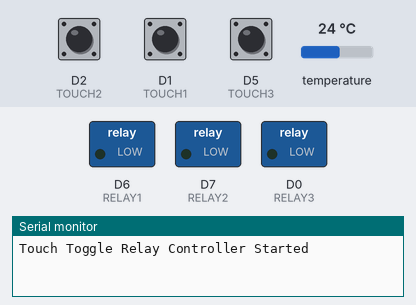
A sketch run on a simulated ESP8266 (NodeMCU). Parts: switched loads named in the sketch (green lamp = pin HIGH), the last lines printed to the serial monitor. Inputs (shaded band) come from the test bench; at power-on: D2 (TOUCH2) LOW, D1 (TOUCH1) LOW, D5 (TOUCH3) LOW, temperature 24 °C.

Above: at 1.2 s.
1.3 s: D2 (TOUCH2) pulled HIGH for 0.15 s
At 1.9 s:
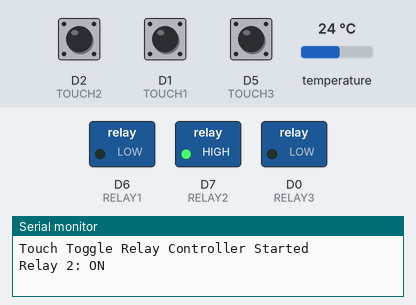
2.9 s: D1 (TOUCH1) pulled HIGH for 0.15 s
At 3.4 s:
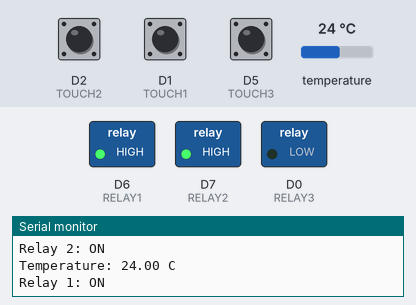
4.5 s: D2 (TOUCH2) pulled HIGH for 1 s
At 5.6 s:
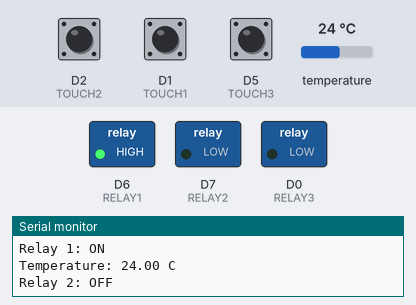
7.0 s: D5 (TOUCH3) pulled HIGH for 0.15 s
At 7.7 s:
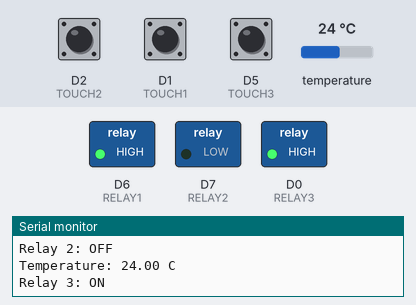
8.6 s: D1 (TOUCH1) pulled HIGH for 1 s
At 9.4 s:
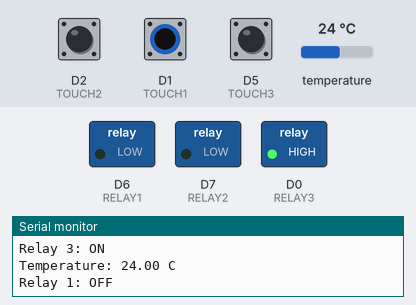
11.1 s: D2 (TOUCH2) pulled HIGH for 0.15 s
At 12.0 s:
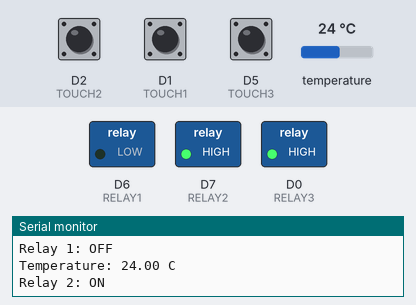
Timing chart, 0 to 13.7 s (numbered marks = the images above; inputs shaded):
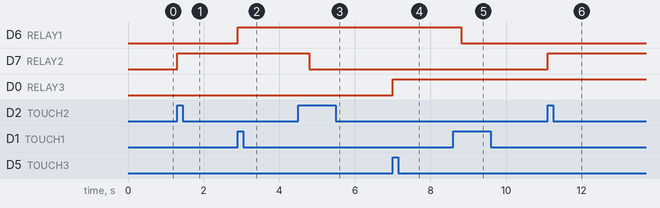

The sketch:

main.ino
```cpp
#include <OneWire.h>
#include <DallasTemperature.h>

// Touch Sensors
#define TOUCH1 D1   // GPIO5
#define TOUCH2 D2   // GPIO4
#define TOUCH3 D5   // GPIO14

// Relays
#define RELAY1 D6   // GPIO12
#define RELAY2 D7   // GPIO13
#define RELAY3 D0   // GPIO16

// Temperature Sensor (DS18B20)
#define TEMP_PIN D4 // GPIO2

OneWire oneWire(TEMP_PIN);
DallasTemperature sensors(&oneWire);

// Relay states
bool relayState1 = false;
bool relayState2 = false;
bool relayState3 = false;

// Previous touch states
bool lastTouch1 = LOW;
bool lastTouch2 = LOW;
bool lastTouch3 = LOW;

unsigned long lastTempRead = 0;

void setup()
{
    Serial.begin(115200);

    pinMode(TOUCH1, INPUT);
    pinMode(TOUCH2, INPUT);
    pinMode(TOUCH3, INPUT);

    pinMode(RELAY1, OUTPUT);
    pinMode(RELAY2, OUTPUT);
    pinMode(RELAY3, OUTPUT);

    digitalWrite(RELAY1, LOW);
    digitalWrite(RELAY2, LOW);
    digitalWrite(RELAY3, LOW);

    sensors.begin();

    Serial.println("Touch Toggle Relay Controller Started");
}

void loop()
{
    bool touch1 = digitalRead(TOUCH1);
    bool touch2 = digitalRead(TOUCH2);
    bool touch3 = digitalRead(TOUCH3);

    // Rising edge detection (released -> touched)
    if (touch1 == HIGH && lastTouch1 == LOW)
    {
        relayState1 = !relayState1;
        digitalWrite(RELAY1, relayState1);
        Serial.printf("Relay 1: %s\n", relayState1 ? "ON" : "OFF");
    }

    if (touch2 == HIGH && lastTouch2 == LOW)
    {
        relayState2 = !relayState2;
        digitalWrite(RELAY2, relayState2);
        Serial.printf("Relay 2: %s\n", relayState2 ? "ON" : "OFF");
    }

    if (touch3 == HIGH && lastTouch3 == LOW)
    {
        relayState3 = !relayState3;
        digitalWrite(RELAY3, relayState3);
        Serial.printf("Relay 3: %s\n", relayState3 ? "ON" : "OFF");
    }

    lastTouch1 = touch1;
    lastTouch2 = touch2;
    lastTouch3 = touch3;

    // Read temperature every 2 seconds
    if (millis() - lastTempRead > 2000)
    {
        lastTempRead = millis();

        sensors.requestTemperatures();
        float temp = sensors.getTempCByIndex(0);

        Serial.print("Temperature: ");
        Serial.print(temp);
        Serial.println(" C");
    }

    delay(20); // small debounce
}
```

Measured:
- after the input at 1.3 s, D7 (RELAY2): LOW → HIGH at once
- after the input at 2.9 s, D6 (RELAY1): LOW → HIGH at once
- after the input at 4.5 s, D7 (RELAY2): HIGH → LOW after 0.30 s
- after the input at 7.0 s, D0 (RELAY3): LOW → HIGH at once
- after the input at 8.6 s, D6 (RELAY1): HIGH → LOW after 0.22 s
- after the input at 11.1 s, D7 (RELAY2): LOW → HIGH at once
